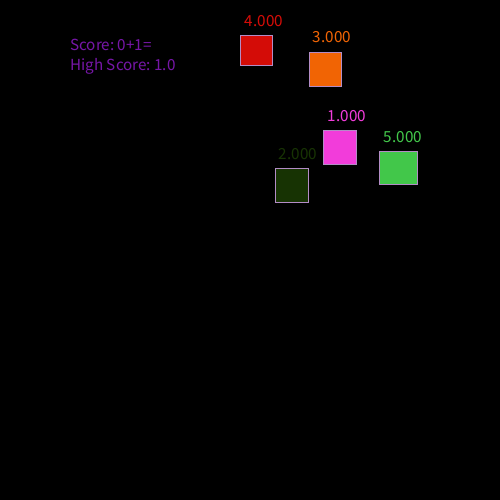
Frame 1 (no input)
Frame 60 (the mouse pressed at the canvas centre just before this capture): identical to frame 1, image omitted
Frame 120 (the mouse held since frame 60 and released just before this capture): identical to frame 1, image omitted

The Processing sketch that drew this single still picture (run headless with seeded random() and noise(); from frame 60 on, the mouse is pressed at the canvas centre):

// Processing sketch: sketch_ejercicio2
// ── sketch_ejercicio2.pde
Serpientes serpientes;
Comida comida ,comida1;
Comidas comidas;
Tablero tablero;
void setup(){
  size(500,500);
  this.tablero = new Tablero();
  
}

void draw(){
  background(0);
  tablero.puntaje();
  //tablero.tablero();
  this.tablero.inicializarSerpiente();
  this.tablero.inicializarComida();
  this.tablero.comerFruta();
}

// ── Comida.pde
class Comida{
  /*atributos*/
  private int id;
  private PVector posicion;
  private color colorRectangulo;
  private int ancho;
  private int alto;
  private float resultado;
  private boolean bandera = false;
  
  /*constructor sin parametros*/
  public Comida(){
    this.posicion = new PVector();
  }
  /** Constructor parametrizado */
  public Comida(int id, PVector posicion, color colorRectangulo, int ancho, int alto, float _r){
    this.id = id;
    this.posicion = posicion;
    this.colorRectangulo = colorRectangulo;
    this.ancho = ancho;
    this.alto = alto;
    this.resultado = _r;
  }
  
  /** Métodos */
  
  /*dibuja la fruta*/
  public void dibujar(){
    if(!bandera){//si bandera es verdadero dibuja la fruta
      fill(this.colorRectangulo);
      text(this.resultado,this.posicion.x,this.posicion.y-10);
      rect(this.posicion.x,this.posicion.y,this.ancho,this.alto);
    }
    
  }
  
  /*colicion entre la furta y la serpiente 
  consite consite en que si la seriente coliciona en alguno de sus lados 
  el valor booleando bandera cambia a falso
  */
  public boolean colicion(Serpiente serpiente){
    boolean bandera = true;
    if(this.posicion.x > serpiente.posicion.x + serpiente.dimension.x){//si la posicion de la fruta es mayor a la suma de la posicion y el ancho de la seriente
      bandera = false;
    }
    if(this.posicion.x + this.ancho < serpiente.posicion.x){//si la posicion x mas el ancho de la fruta es mehor que la posicion x de la serpiente
      bandera = false;
    }
    if(this.posicion.y > serpiente.posicion.y + serpiente.dimension.y){// si la posicion y de la fruta es mayor que la posicion y y la altura de la serpiente
      bandera = false;
    }
    if(this.posicion.y + alto < serpiente.posicion.y){// si la posicion y , mas la altura es menor que la posicion y de la serpiente
      bandera = false;
    }
    return bandera;
  }
}

// ── Comidas.pde
class Comidas{
  /*atributos*/
  private Comida comida;
  private ArrayList<Comida> comidas;
  private int cantidad;
  private int idColicion;
  /*constructor*/
  public Comidas(){
    this.comida = new Comida();
    //this.comida = new Comida(new PVector(random(1,width),random(1,height)),color(random(255),random(255),random(255)),20,20,1);
    this.comidas = new ArrayList<Comida>();
    //this.comidas.add(comida);
    this.cantidad = 6;
    this.idColicion = 0;
    agregarComida();
  }
  
  public void agregarComida(){
    for(int i=1; i < this.cantidad; i++){ 
      this.comida = new Comida(i, new PVector(random(1,width),random(1,height)),color(random(255),random(255),random(255)),(int)random(30,40),(int)random(30,40),i);
      this.comidas.add(this.comida);
      print("elementos agregados ",comida.resultado," - ");
    }
  }
  
  /*dibuja todos los objetos de la lista*/
  public void dibujar(){
    for(Comida c : this.comidas){
      c.dibujar();
    }
  }
  
  /*colicion de la serpiente contra la fruta
    es un metodo booleano que al cumplirse podra seguir a la siguiente operacion --> eliminarFruta linea 52
  */
  public boolean colicion(Serpiente serpiente){
    boolean esColicion = false;
    Comida auxiliar;//variable auxiliar que se usara para recorrer la lista
    for(int i = 0; i < comidas.size() && esColicion == false; i++){
      auxiliar=comidas.get(i);
      if(auxiliar.colicion(serpiente)){//controla de exista colicion
        esColicion = true;
        idColicion = auxiliar.id;//se guarda el id de la fruta con la que se coliciono
      }
    }
    return esColicion;
  }

  /*borra una fruta del arraylist teniendo como control el id de la fruta y el resultado del tablero pasado como parametro
   el metodo es booleano que permitira generar una nueva operacion si se cumple las operaciones de control
  */
  public boolean eliminarFruta(float resultado){
    Comida auxiliar;//variable auxiliar que se usara para recorrer la lista
    boolean encontrado = false, eliminado = false;//la variable encontrado se usa para detener el recorrido si se cumple la condicion
    for(int i = 0; i  < comidas.size() && encontrado == false; i++){
      auxiliar = this.comidas.get(i);
      if(auxiliar.resultado == resultado && idColicion == auxiliar.id){//controla que el id buscado y el resultado pasado por parametro coincidan con uno de los elementos de la lista
        encontrado = true;//cambia su etado para detener el array
        eliminado = true;
        comidas.remove(i);//elimina un elemento en la posicion indicada
      }
    }
    return eliminado;
  }
}

// ── Serpiente.pde
class Serpiente{
  
  /*atributos*/
  private PVector posicion;
  private PVector dimension;
  private float velocidad;
  private String direccion;
  
  /*constructor parametrizado*/
  public Serpiente(){
  
  }
  
 public Serpiente(float _x, float _y, float _w, float _h){
    this.posicion = new PVector();
    this.dimension = new PVector();
    this.posicion.add(_x,_y);
    this.dimension.add(_w,_h);
    this.velocidad = 3;
    this.direccion = "";
  }
  
  /*diseño de la serpiente*/
  public void dibujar(float _x, float _y, float _w, float _h){
    fill(255);
    rect(_x,_y,_w,_h);
  }
  
  /*movimiento de la serpiente*/
  public void keyPressed(){
    if(key == 'a'){
      this.posicion.x -= this.velocidad;
      this.direccion = "izquierda";
    }
    if(key == 'd'){
      this.posicion.x += this.velocidad;
      this.direccion = "derecha";
    }
    if(key == 'w'){
      this.posicion.y -= this.velocidad;
      this.direccion = "arriba";
    }
    if(key == 's'){
      this.posicion.y += this.velocidad;
      this.direccion = "abajo";
    }
  }
  
  /*colicion contra los bordes del lienzo
  */
  public void colicion(){
    if(this.posicion.x < 0 ){
      this.posicion.x = 0;
    }
    if(this.posicion.x + this.dimension.x >= width){
      this.posicion.x = width - this.dimension.x;
    }
    if(this.posicion.y < 0){
      this.posicion.y = 0;
    }
    if(this.posicion.y + this.dimension.y >= height){
      this.posicion.y = height - this.dimension.y;
    }
  }
}

// ── Serpientes.pde
class Serpientes{
  /*atributos*/
  private Serpiente serpiente;
  private ArrayList <Serpiente> serpientes;
  
  /*constructor sin parametros*/
  public Serpientes(){
    this.serpiente = new Serpiente(20,20,20,20);
    this.serpientes = new ArrayList<Serpiente>();
    this.serpientes.add(this.serpiente);
  }
  
  /*diseño de la serpiente*/
  public void dibujar(){
    for(int i = 0; i < serpientes.size(); i++){
      if(serpiente.direccion == "izquierda"){
         this.serpiente.dibujar(this.serpiente.posicion.x-this.serpiente.dimension.x*i, this.serpiente.posicion.y, this.serpiente.dimension.x, this.serpiente.dimension.y); 
      }
      if(serpiente.direccion == "derecha"){
        this.serpiente.dibujar(this.serpiente.posicion.x+this.serpiente.dimension.x*i, this.serpiente.posicion.y, this.serpiente.dimension.x, this.serpiente.dimension.y);
      }
      if(serpiente.direccion == "arriba"){
        this.serpiente.dibujar(this.serpiente.posicion.x, this.serpiente.posicion.y-this.serpiente.dimension.y*i, this.serpiente.dimension.x, this.serpiente.dimension.y);
      }
      if(serpiente.direccion == "abajo"){
        this.serpiente.dibujar(this.serpiente.posicion.x, this.serpiente.posicion.y+this.serpiente.dimension.y*i, this.serpiente.dimension.x, this.serpiente.dimension.y);
      }
    }
  }
  
  
  public void aumentarTamanio(){
    Serpiente auxiliar = new Serpiente(20,20,20,20);
    this.serpientes.add(auxiliar);
    auxiliar = new Serpiente();
  }
    
    
  /*movimiento de las serpientes contenidas dentro del arrayList*/
  public void mover(){
    this.serpiente.keyPressed();
  }
  
  /*colicion contra el lienzo*/
  public void colicion(){
    this.serpiente.colicion();
  }
}

// ── Tablero.pde
class Tablero{
  private Comidas comidas;
  private Serpientes serpientes;
  private String operacion;
  private float resultado;
  private boolean continuar;
  private float [] resultados= {1,2,3,4,5};;//se usa para guardar los resultados generados
  
  public Tablero(){
    this.comidas = new Comidas();
    this.serpientes = new Serpientes();
    this.operacion = "0+1= ";
    this.resultado = 1;
    this.continuar = false;
    inicializarComida();
    print("tamanio ",serpientes.serpientes.size());
  }
  
  public void inicializarSerpiente(){
    this.serpientes.dibujar();
    this.serpientes.mover();
    this.serpientes.colicion();
  }
  
  public void inicializarComida(){
    this.comidas.dibujar();
  }
  
  public void comerFruta(){
    if(comidas.colicion(this.serpientes.serpiente)){
      if(this.comidas.eliminarFruta(this.resultado)){
        this.continuar=true;
        tablero(); 
        print("tamanio ",serpientes.serpientes.size());
        serpientes.aumentarTamanio();
      }else if(this.comidas.comidas.size() == 0){
        fill(255);
        textSize(15);
        text("juego terminado", width/2, height/2);
        stop();
      }
    }
  }
  
  public void tablero(){
    //float a = round(random(0,3)), b = round(random(1,3));
    int operador = round(random(1,4));
    if(continuar){
      switch(operador){
      case 1:
        this.operacion =  "1 + 1 = ";
        this.resultado = 2;
        break;
      case 2:
        this.operacion = "5 - 2 =";
        this.resultado = 3;
        break;
      case 3:
        this.operacion = "2 * 2";
        this.resultado = 4;
        break;
      case 4:
        this.operacion = "10 / 2";
        this.resultado = 5;
        break;
      default:
        break;
      }
      this.continuar = false;
    }
  }
  
  void puntaje(){
    stroke(179, 140, 198);
  fill(255, 0 ,255);
  //rect(90, 70, 160, 80);
  fill(118, 22, 167);
  textSize(17);
  text( "Score: " + this.operacion, 70, 50);
  
  fill(118, 22, 167);
  textSize(17);
  text( "High Score: " + this.resultado, 70, 70);
  }
}
